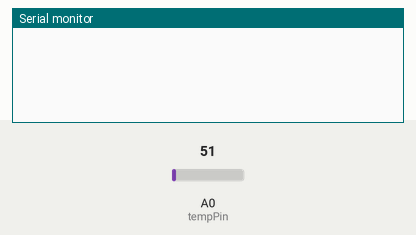
This sketch was run on a simulated Arduino Uno, built with avr-gcc and run on an emulated ATmega328P. Parts: the last lines printed to the serial monitor. The test bench sets the inputs (shaded band); at power-on: A0 (tempPin) = 51.

Above: at 1.2 s.
1.3 s: A0 (tempPin) set to 61
At 3.0 s:
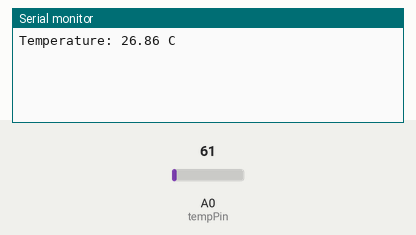
4.0 s: A0 (tempPin) set to 71
At 5.8 s:
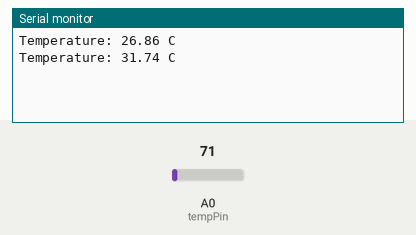
Timing chart, 0 to 7.3 s (numbered marks = the images above; inputs shaded):
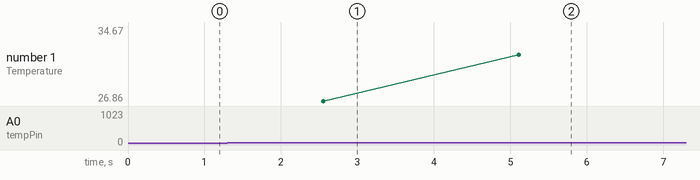

The sketch:

water_cooler.ino
```cpp
#define tempPin 0

unsigned int tempRead = 0;
unsigned int intmp;
float temp;
int i;


void setup() {
  // put your setup code here, to run once:
  Serial.begin(9600);
}

void loop() {
  tempRead = 0;
  // put your main code here, to run repeatedly:
  for (i = 0; i < 500; i++) {
    intmp = analogRead(tempPin);
    tempRead = tempRead + intmp;
    delay(5);
  }
  tempRead = tempRead/500;

  temp = (5.0 * (float)tempRead * 100) / 1024;

  Serial.print("Temperature: ");
  Serial.print(temp);
  Serial.println(" C");
}
```

Measured:
- after the input at 1.3 s, the serial monitor: prints a new line after 1.3 s (image 1)
- after the input at 4.0 s, the serial monitor: prints a new line after 1.1 s (image 2)
- plotted number 1: 26.86 → 34.67 after the input at 4.0 s
